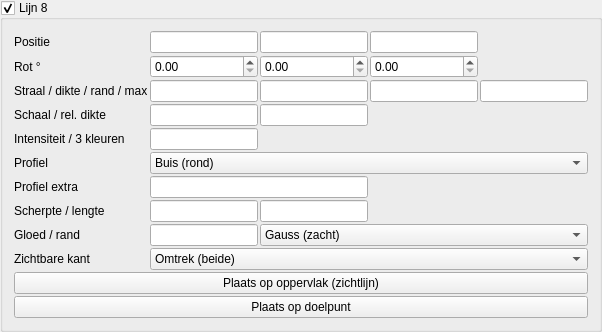
       <widget class="MyGroupBox" name="groupCheck_pattern_line_trap_8_enabled">
        <property name="title">
         <string>Lijn 8</string>
        </property>
        <property name="checkable">
         <bool>true</bool>
        </property>
        <layout class="QGridLayout" name="gridLayout_pattern_line_8">
         <property name="spacing">
          <number>2</number>
         </property>
         <item row="0" column="0">
          <widget class="QLabel" name="label_pattern_line_8_pos">
           <property name="text">
            <string>Positie</string>
           </property>
          </widget>
         </item>
         <item row="0" column="1">
          <widget class="MyLineEdit" name="vect3_pattern_line_trap_8_position_x"/>
         </item>
         <item row="0" column="2">
          <widget class="MyLineEdit" name="vect3_pattern_line_trap_8_position_y"/>
         </item>
         <item row="0" column="3">
          <widget class="MyLineEdit" name="vect3_pattern_line_trap_8_position_z"/>
         </item>
         <item row="1" column="0">
          <widget class="QLabel" name="label_pattern_line_8_rot">
           <property name="text">
            <string>Rot °</string>
           </property>
          </widget>
         </item>
         <item row="1" column="1">
          <widget class="MyDoubleSpinBox" name="spinboxd3_pattern_line_trap_8_rotation_x"/>
         </item>
         <item row="1" column="2">
          <widget class="MyDoubleSpinBox" name="spinboxd3_pattern_line_trap_8_rotation_y"/>
         </item>
         <item row="1" column="3">
          <widget class="MyDoubleSpinBox" name="spinboxd3_pattern_line_trap_8_rotation_z"/>
         </item>
         <item row="2" column="0">
          <widget class="QLabel" name="label_pattern_line_8_radius">
           <property name="text">
            <string>Straal / dikte / rand / max</string>
           </property>
           <property name="toolTip">
            <string>Straal = profielgrootte. Dikte = schaal van de SDF-band. Rand = afronding hoeken. Max = afstand-limiet voor de gloed (0 = uit in praktijk volgens instelling).</string>
           </property>
          </widget>
         </item>
         <item row="2" column="1">
          <widget class="MyLineEdit" name="logedit_pattern_line_trap_8_radius"/>
         </item>
         <item row="2" column="2">
          <widget class="MyLineEdit" name="logedit_pattern_line_trap_8_thickness"/>
         </item>
         <item row="2" column="3">
          <widget class="MyLineEdit" name="logedit_pattern_line_trap_8_edge_softness"/>
         </item>
         <item row="2" column="4">
          <widget class="MyLineEdit" name="logedit_pattern_line_trap_8_max_distance"/>
         </item>
         <item row="3" column="0">
          <widget class="QLabel" name="label_pattern_line_8_scale">
           <property name="text">
            <string>Schaal / rel. dikte</string>
           </property>
           <property name="toolTip">
            <string>Schaal: uniform het dwarsprofiel (YZ). Relatieve dikte: factor op de gloedband t.o.v. Dikte (1 = standaard).</string>
           </property>
          </widget>
         </item>
         <item row="3" column="1">
          <widget class="MyLineEdit" name="logedit_pattern_line_trap_8_scale"/>
         </item>
         <item row="3" column="2">
          <widget class="MyLineEdit" name="logedit_pattern_line_trap_8_relative_thickness"/>
         </item>
         <item row="4" column="0">
          <widget class="QLabel" name="label_pattern_line_8_int">
           <property name="text">
            <string>Intensiteit / 3 kleuren</string>
           </property>
           <property name="toolTip">
            <string>Gradient langs de gloed: kern (kleur 1) → midden (2) → rand (3). Zelfde RGB = effen.</string>
           </property>
          </widget>
         </item>
         <item row="4" column="1">
          <widget class="MyLineEdit" name="logedit_pattern_line_trap_8_intensity"/>
         </item>
         <item row="4" column="2">
          <widget class="MyColorButton" name="colorButton_pattern_line_trap_8_color"/>
         </item>
         <item row="4" column="3">
          <widget class="MyColorButton" name="colorButton_pattern_line_trap_8_color_2"/>
         </item>
         <item row="4" column="4">
          <widget class="MyColorButton" name="colorButton_pattern_line_trap_8_color_3"/>
         </item>
         <item row="5" column="0">
          <widget class="QLabel" name="label_pattern_line_8_shape">
           <property name="text">
            <string>Profiel</string>
           </property>
           <property name="toolTip">
            <string>Dwarsdoorsnede loodrecht op de as (lokale X).</string>
           </property>
          </widget>
         </item>
         <item row="5" column="1" colspan="4">
          <widget class="MyComboBox" name="comboBox_pattern_line_trap_8_shape">
           <item>
            <property name="text">
             <string>Buis (rond)</string>
            </property>
           </item>
           <item>
            <property name="text">
             <string>Lint (vlak)</string>
            </property>
           </item>
           <item>
            <property name="text">
             <string>Vierkant</string>
            </property>
           </item>
           <item>
            <property name="text">
             <string>Ruit</string>
            </property>
           </item>
           <item>
            <property name="text">
             <string>Ovaal</string>
            </property>
           </item>
           <item>
            <property name="text">
             <string>Zeshoek</string>
            </property>
           </item>
           <item>
            <property name="text">
             <string>Kruis</string>
            </property>
           </item>
           <item>
            <property name="text">
             <string>Achthoek</string>
            </property>
           </item>
           <item>
            <property name="text">
             <string>Squircle</string>
            </property>
           </item>
           <item>
            <property name="text">
             <string>Ring</string>
            </property>
           </item>
         </widget>
         </item>
         <item row="6" column="0">
          <widget class="QLabel" name="label_pattern_line_8_shape_aux">
           <property name="text">
            <string>Profiel extra</string>
           </property>
           <property name="toolTip">
            <string>Ovaal: Z-straal t.o.v. Y (1 = cirkel). Ring: halve dikte van de buis.</string>
           </property>
          </widget>
         </item>
         <item row="6" column="1" colspan="2">
          <widget class="MyLineEdit" name="logedit_pattern_line_trap_8_shape_aux"/>
         </item>
         <item row="7" column="0">
          <widget class="QLabel" name="label_pattern_line_8_sharp_seg">
           <property name="text">
            <string>Scherpte / lengte</string>
           </property>
           <property name="toolTip">
            <string>Scherpte: sterkere piek (hoger = smallere gloed). Lengte: halve lijnlengte langs X (0 = oneindig). Zie ook «Gloed / rand».</string>
           </property>
          </widget>
         </item>
         <item row="7" column="1">
          <widget class="MyLineEdit" name="logedit_pattern_line_trap_8_falloff_sharpness"/>
         </item>
         <item row="7" column="2">
          <widget class="MyLineEdit" name="logedit_pattern_line_trap_8_segment_half_length"/>
         </item>
         <item row="8" column="0">
          <widget class="QLabel" name="label_pattern_line_8_glow">
           <property name="text">
            <string>Gloed / rand</string>
           </property>
           <property name="toolTip">
            <string>Gloedbreedte: hoger = zachtere, bredere rand. Falloff: Gauss, smoothstep, lineair, exponentieel — bepaalt hoe snel het uitsterft (los van de 3-kleur-gradient).</string>
           </property>
          </widget>
         </item>
         <item row="8" column="1">
          <widget class="MyLineEdit" name="logedit_pattern_line_trap_8_glow_spread"/>
         </item>
         <item row="8" column="2" colspan="3">
          <widget class="MyComboBox" name="comboBox_pattern_line_trap_8_falloff_profile">
           <item>
            <property name="text">
             <string>Gauss (zacht)</string>
            </property>
           </item>
           <item>
            <property name="text">
             <string>Strak (smooth)</string>
            </property>
           </item>
           <item>
            <property name="text">
             <string>Hard (lineair)</string>
            </property>
           </item>
           <item>
            <property name="text">
             <string>Exponentieel</string>
            </property>
           </item>
          </widget>
         </item>
         <item row="9" column="0">
          <widget class="QLabel" name="label_pattern_line_8_side">
           <property name="text">
            <string>Zichtbare kant</string>
           </property>
           <property name="toolTip">
            <string>Omtrek: gloed aan beide zijden van de vorm (klassiek). Alleen buiten of binnen: één zijde van het oppervlak — handig om alleen de silhouet-rand te tonen.</string>
           </property>
          </widget>
         </item>
         <item row="9" column="1" colspan="4">
          <widget class="MyComboBox" name="comboBox_pattern_line_trap_8_edge_side">
           <item>
            <property name="text">
             <string>Omtrek (beide)</string>
            </property>
           </item>
           <item>
            <property name="text">
             <string>Alleen buiten</string>
            </property>
           </item>
           <item>
            <property name="text">
             <string>Alleen binnen</string>
            </property>
           </item>
          </widget>
         </item>
         <item row="10" column="0" colspan="5">
          <widget class="QPushButton" name="pushButton_pattern_line_trap_8_place_surface">
           <property name="text">
            <string>Plaats op oppervlak (zichtlijn)</string>
           </property>
          </widget>
         </item>
         <item row="11" column="0" colspan="5">
          <widget class="QPushButton" name="pushButton_pattern_line_trap_8_place_target">
           <property name="text">
            <string>Plaats op doelpunt</string>
           </property>
          </widget>
         </item>
        </layout>
       </widget>
